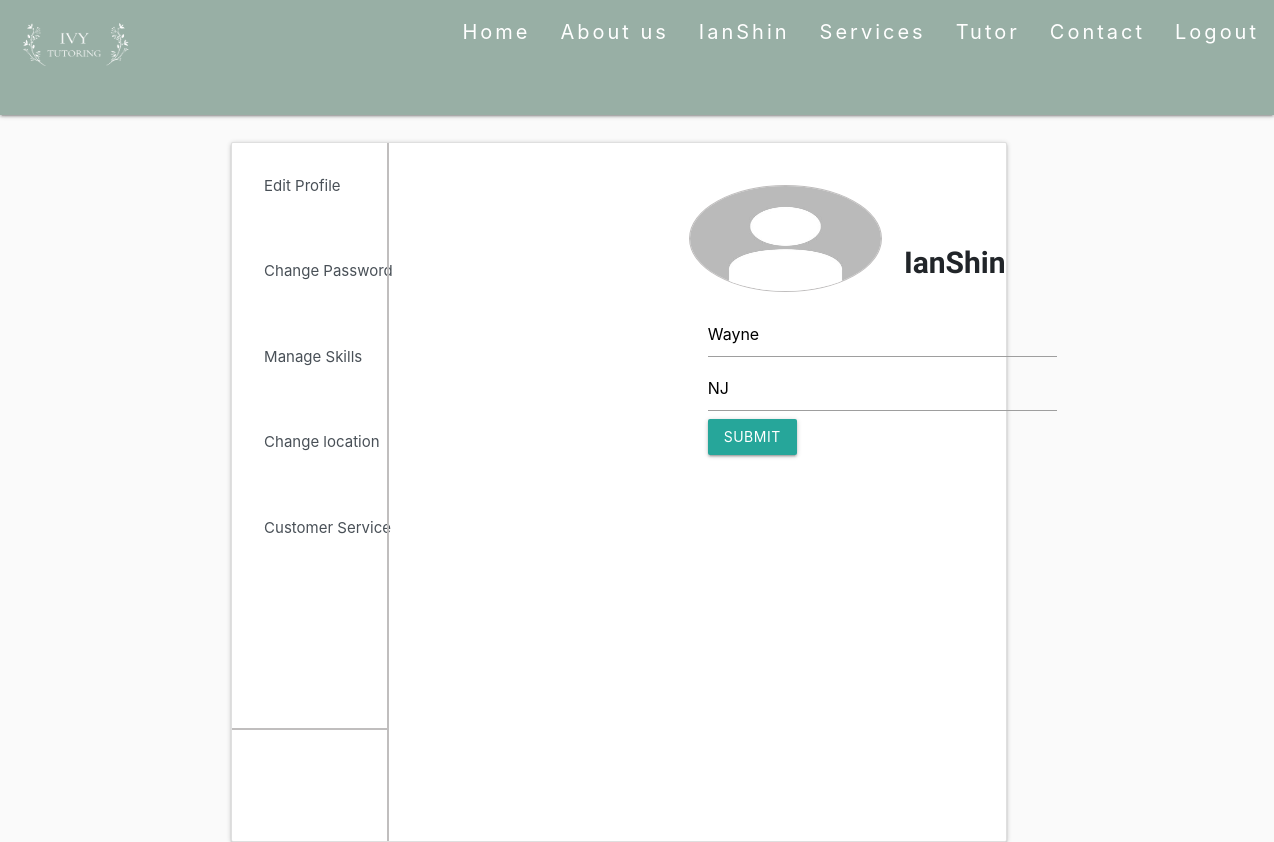
The page /Profile/IanShin/EditProfile/EditLocation/ (signed in) on the database its author committed.
### main/models.py (models this page shows, shortened)
class User(AbstractUser):
	email_confirm = models.BooleanField(default=False)

class Profile(models.Model):
	user = models.OneToOneField(User,on_delete = models.CASCADE,default= None)
	pro_pic =  models.ImageField(upload_to = 'profilePics', blank = True, null = True)
	descript = models.CharField(max_length = 50, blank = True)
	intro = models.CharField(max_length = 1000, blank = True)
	city = models.CharField(max_length= 100,blank = True)
	state = models.CharField(max_length = 100,blank = True)
	tags = TaggableManager(blank = True)

### main/views.py (the view, shortened to what this page needs)
# urls.py: path("Profile/<str:username>/EditProfile/EditLocation/", views.LocationEdit, name = "LocationEdit"),
def LocationEdit(request,username):
	form = ProfileForm(instance = request.user.profile)
	context = {'form':form}
	return render(request,"main/EditLocation.html", context)

### main/forms.py
class ProfileForm(forms.ModelForm):
	class Meta:
		model = Profile
		fields = ['pro_pic','descript','intro','city','state','tags']
		widgets = {
			'intro': SummernoteWidget(),
			'tags':forms.TextInput(attrs={'data-role':'tagsinput'})
		}

### main/templates/main/EditLocation.html (shortened to what this page needs)
{% load widget_tweaks %}
{% load static %}
<head>
    <link rel="stylesheet" href="https://cdnjs.cloudflare.com/ajax/libs/materialize/1.0.0/css/materialize.min.css">
    <link rel="stylesheet" href="https://stackpath.bootstrapcdn.com/bootstrap/4.3.1/css/bootstrap.min.css">
</head>
{%include "main/HeadNav.html" %}
<body>
    <div class="container bcontent">
        <div class="card">
            <div class="row no-gutters">
                <div class="list-group">
                    <a href="{% url 'main:EditProfile' username=request.user.username %}" class="list-group-item list-group-item-action">Edit Profile</a>
                    <a href="#" class="list-group-item list-group-item-action">Change Password</a>
                    <a href="{% url 'main:SkillEdit' username=request.user.username %}" class="list-group-item list-group-item-action">Manage Skills</a>
                    <a href="{% url 'main:LocationEdit' username=request.user.username %}"  class="list-group-item list-group-item-action">Change location</a>
                    <a href="#" class="list-group-item list-group-item-action">Customer Service</a>
                </div>
                <div class="col-sm-7">
                    {% if request.user.profile.pro_pic %}
                            <img class="card-img" src="{{ request.user.profile.pro_pic.url }}">
                        {% else %}
                            <img class="card-img" src="{%static 'media\Default.jpg' %}">
                        {% endif %}
                    <div class = 'col-sm-9'>
                        <b style = 'font-family: Ubuntu, "times new roman", times, roman, serif;font-size:30px;'>
                            {% render_field request.user.username %}
                        </b>
                    </div>
                    <div class="card-body">
                        <form method = "POST" action = "" enctype="multipart/form-data">
                                <div class="card-text" style = "width:400px;max-width:-webkit-fill-available;">
                                    {{ form.city|safe }}
                                    {{ form.state|safe }}
                                </div>
                                    <div>
                                        <input class="btn btn-primary" type="submit">
                                    </div>
                        </form>
                    </div>
                </div>
            </div>
                <div class = 'vl'></div>
                <hr style = "height:2px;width:20%; position: absolute; top: 570px;border:none;color:#c0bebe;background-color:#c0bebe;">
        </div>
    </div>
</body>

### main/templates/main/HeadNav.html (shortened to what this page needs)
{%load static%}
<head>
<link rel="stylesheet" href="https://cdnjs.cloudflare.com/ajax/libs/materialize/1.0.0/css/materialize.min.css">
</head>
<div class="navbar-fixed">
    <nav>
        <div class='nav-wrapper'>
            <a href="/" class="brand-logo"><img src="{%static 'media\logo.png' %}" width="150" height="100"></a>
            <ul id="nav" class = "right hide-on-med-and-down">
                {% if user.is_authenticated %}
                    <li><a href = "/"> Home </a></li>
                    <li><a href = "/AboutUs"> About us </a></li>
                    <li><a href = "{% url 'main:profile' username=request.user.username %}"> {{ user.username }}</a></li>
                    <li><a href= "/Services"> Services </a></li>
                    <li><a href = "/Tutor"> Tutor </a></li>
                    <li><a href = "/Contact/"> Contact </a></li>
                    <li><a href="/logout"> Logout </a></li>
                {% endif %}
            </ul>
        </div>
    </nav>
</div>

### main/templates/main/HeadNav.html (style rules this page uses)
nav { height:115px; background-color:#98AFA5; }
nav ul a { font-size: 20px; letter-spacing:3px; }

### main/templates/main/EditLocation.html (style rules this page uses)
body { background-color:#FAFAFA; }
.list-group { width:225; }
.list-group-item { position:relative; display:block; padding:30; margin-bottom:-1px; background-color:#fff; border:2px solid #fff; }
.card { position:relative; top:70; width:90%; left:25; height:700; }
.row { margin-left:0; }
.vl { border-left: 2px solid #c0bebe; height: 100%; left:20%; position:absolute; }
.col-sm-7 { position:relative; left:35%; top:10%; }
.card-img { max-width:50%; max-height:25%; border-radius:50%; border:1.5px solid #c0bebe; }
.col-sm-9 { max-width:100%; position:absolute; left: 200; top:54.6; }

### rows shown on the page
User: username "IanShin"
Profile: city "Wayne", state "NJ"
